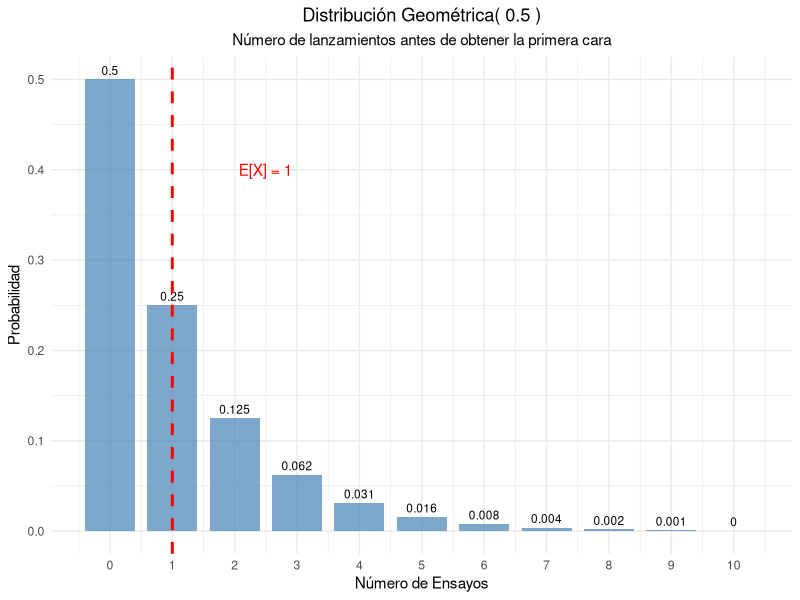
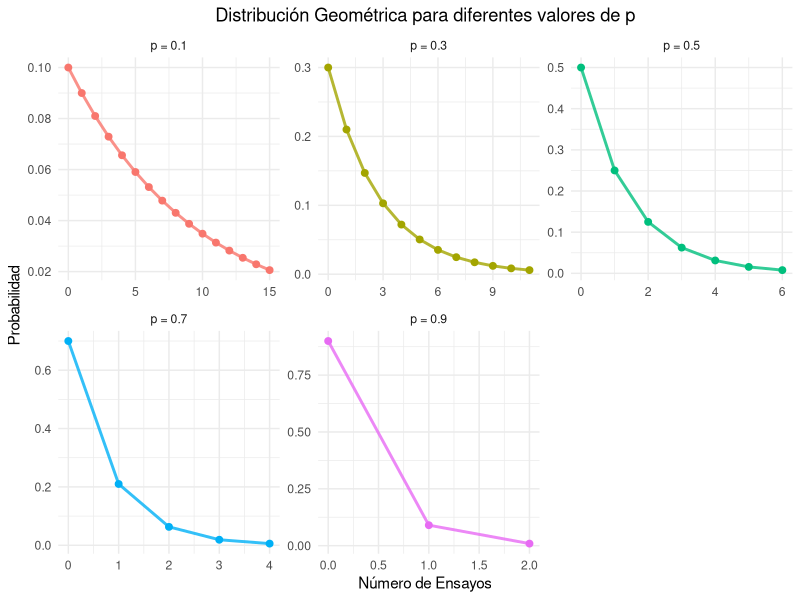
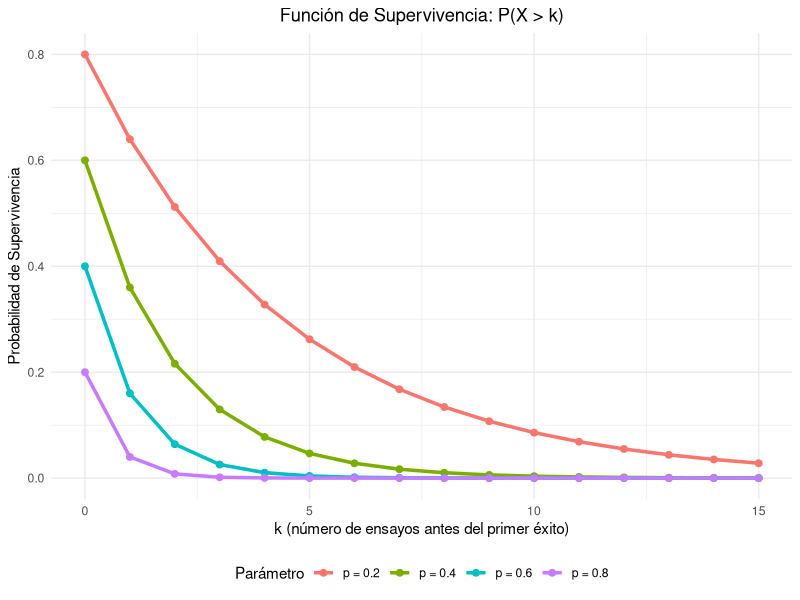
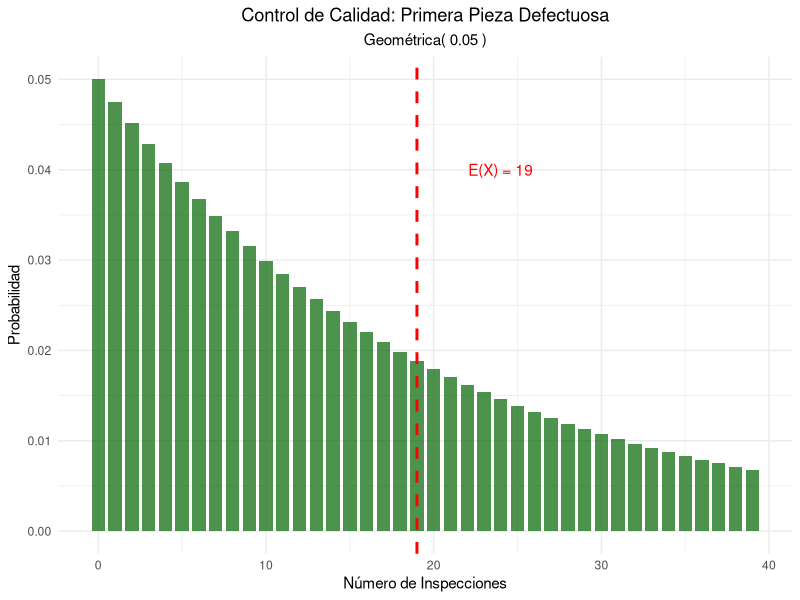
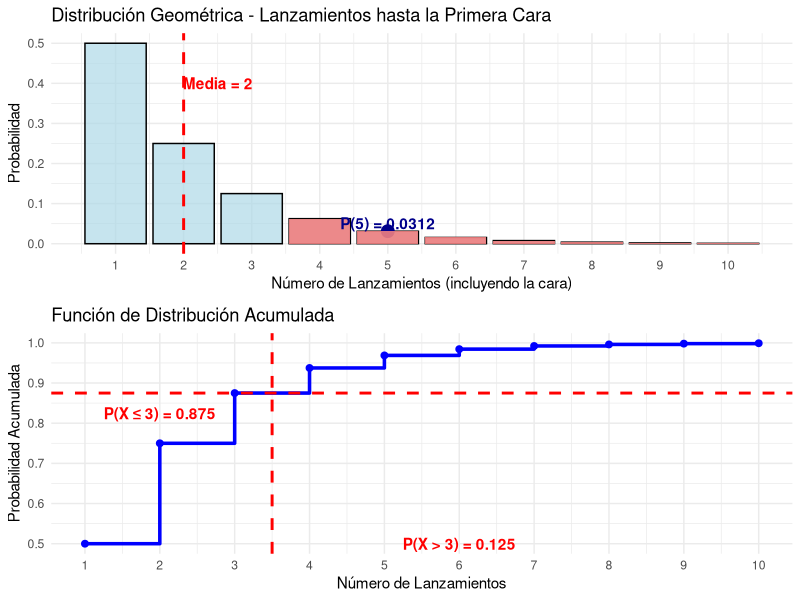
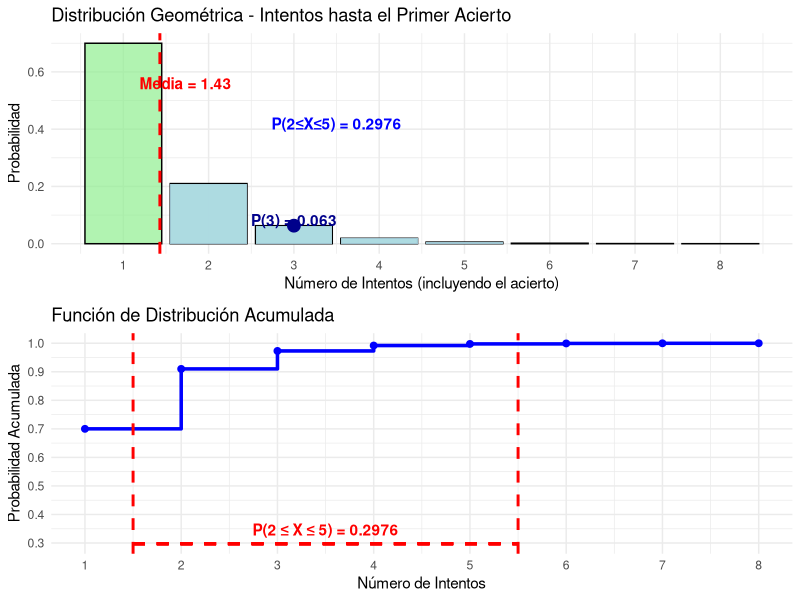
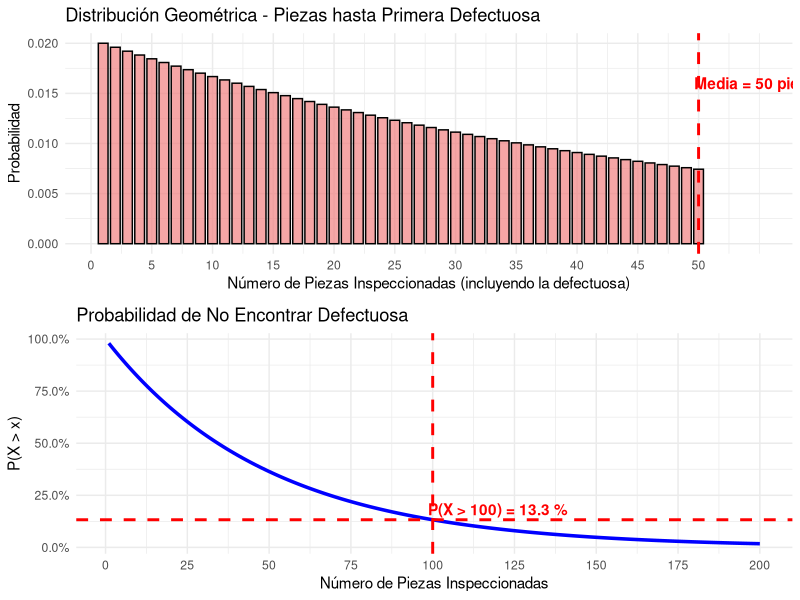

These figures' R source, in order:
## ---- chunk 1
#| label: setup
#| include: false

library(tidyverse)
library(kableExtra)
library(gridExtra)
## ---- chunk 2
#| label: moneda-geometrica
# Parámetro
p_cara <- 0.5

# Calcular probabilidades para los primeros 11 ensayos
k_moneda <- 0:10
# Prefijo d (density) sufijo es el de la va
prob_geometrica <- dgeom(k_moneda , p_cara)  

# Crear tabla
geometrica_moneda <- data.frame(
  Ensayo = k_moneda,
  Probabilidad = prob_geometrica,
  Prob_Acumulada = pgeom(k_moneda, p_cara)
)

kable(geometrica_moneda, 
      caption = "Distribución Geométrica - Primera cara (p = 0.5)",
      digits = 4,
      col.names = c("Ensayo", "P(X = x)", "P(X ≤ x)")) %>%
  kable_styling(bootstrap_options = "striped")

# Parámetros estadísticos
media_moneda <- (1-p_cara) / p_cara
varianza_moneda <- (1 - p_cara) / (p_cara^2)
desv_std_moneda <- sqrt(varianza_moneda)


cat("Media (ensayos esperados):", media_moneda, "\n")
cat("Varianza:", varianza_moneda, "\n")
cat("Desviación estándar:", round(desv_std_moneda, 4), "\n")

## ---- chunk 3
#| label: grafico-geometrica-basico
#| fig-cap: "Distribución Geométrica - Primera cara en lanzamiento de moneda"
ggplot(geometrica_moneda, aes(x = Ensayo, y = Probabilidad)) +
  geom_col(fill = "steelblue", alpha = 0.7, width = 0.8) +
  geom_text(aes(label = round(Probabilidad, 3)), vjust = -0.5, size = 3) +
  geom_vline(xintercept = media_moneda, color = "red", linetype = "dashed", linewidth = 1) +
  annotate("text", x = media_moneda + 1.5, y = max(prob_geometrica) * 0.8, 
           label = paste("E[X] =", media_moneda), color = "red") +
  scale_x_continuous(breaks = k_moneda) +
  labs(title = paste("Distribución Geométrica(", p_cara, ")"),
       subtitle = "Número de lanzamientos antes de obtener la primera cara",
       x = "Número de Ensayos",
       y = "Probabilidad") +
  theme_minimal() +
  theme(plot.title = element_text(hjust = 0.5),
        plot.subtitle = element_text(hjust = 0.5))
## ---- chunk 4
#| label: diferentes-p
# Diferentes probabilidades de éxito
p_values <- c(0.1, 0.3, 0.5, 0.7, 0.9)
k_max <- 15

# Crear data frame para comparación
geometrica_comp <- data.frame()
for(p in p_values) {
  k_vals <- 0:k_max
  probs <- dgeom(k_vals, p)  
  
  temp_data <- data.frame(
    p_label = paste("p =", p),
    k = k_vals,
    probabilidad = probs,
    media = (1-p)/p,
    varianza = (1-p)/(p^2)
  )
  geometrica_comp <- rbind(geometrica_comp, temp_data)
}

# Tabla de parámetros
parametros_comp <- data.frame(
  p = p_values,
  Media = (1-p_values)/p_values,
  Varianza = (1-p_values)/(p_values^2),
  Desv_Std = sqrt((1-p_values)/(p_values^2))
)

kable(parametros_comp, 
      caption = "Parámetros de la distribución geométrica para diferentes valores de p",
      digits = 4,
      col.names = c("p", "Media", "Varianza", "Desv. Std")) |> 
  kable_styling(bootstrap_options = "striped")
## ---- chunk 5
#| label: grafico-diferentes-p
#| fig-cap: "Distribución Geométrica para diferentes valores de p"
# Filtrar para mejor visualización
geometrica_filtered <- geometrica_comp[geometrica_comp$probabilidad > 0.005, ]

ggplot(geometrica_filtered, aes(x = k, y = probabilidad, color = p_label)) +
  geom_line(linewidth = 1, alpha = 0.8) +
  geom_point(size = 2) +
  facet_wrap(~p_label, scales = "free") +
  labs(title = "Distribución Geométrica para diferentes valores de p",
       x = "Número de Ensayos",
       y = "Probabilidad",
       color = "Parámetro") +
  theme_minimal() +
  theme(plot.title = element_text(hjust = 0.5),
        legend.position = "none")
## ---- chunk 6
#| label: falta-memoria
# Demostración de la propiedad de falta de memoria
p_mem <- 0.3
s <- 5
t <- 3

# P(X >= s + t)
prob_s_t <- 1 - pgeom(s + t-1, p_mem)  

# P(X >= s) 
prob_s <- 1- pgeom(s-1, p_mem)

# P(X >= t) 
prob_t <- 1- pgeom(t-1, p_mem)

# P(X >= s + t | X >= s) = P(X >= s + t) / P(X >= s)
prob_condicional <- prob_s_t / prob_s

cat("Demostración de la Propiedad de Falta de Memoria:\n")
cat("Parámetros: p =", p_mem, ", s =", s, ", t =", t, "\n\n")
cat("P(X  ≥", s+t, ") =", round(prob_s_t, 6), "\n")
cat("P(X  ≥", s, ") =", round(prob_s, 6), "\n")
cat("P(X  ≥", t, ") =", round(prob_t, 6), "\n\n")
cat("P(X  ≥", s+t, "| X  ≥", s, ") =", round(prob_condicional, 6), "\n")
cat("P(X  ≥", t, ") =", round(prob_t, 6), "\n\n")
cat("¿Son iguales?", abs(prob_condicional - prob_t) < 1e-10, "\n")
## ---- chunk 7
#| label: funcion-supervivencia
#| fig-cap: "Función de Supervivencia de la distribución geométrica"
# Diferentes valores de p
p_surv <- c(0.2, 0.4, 0.6, 0.8)
k_surv <- 0:15

# Crear data frame
supervivencia_data <- data.frame()
for(p in p_surv) {
  surv_vals <- (1 - p)^(k_surv+1)
  temp_data <- data.frame(
    p_label = paste("p =", p),
    k = k_surv,
    supervivencia = surv_vals
  )
  supervivencia_data <- rbind(supervivencia_data, temp_data)
}

ggplot(supervivencia_data, aes(x = k, y = supervivencia, color = p_label)) +
  geom_line(linewidth = 1.2) +
  geom_point(size = 2) +
  labs(title = "Función de Supervivencia: P(X > k)",
       x = "k (número de ensayos antes del primer éxito)",
       y = "Probabilidad de Supervivencia",
       color = "Parámetro") +
  theme_minimal() +
  theme(plot.title = element_text(hjust = 0.5),
        legend.position = "bottom")
## ---- chunk 8
#| label: control-calidad-geometrica
# Parámetros
p_defecto_geom <- 0.05

# Parámetros estadísticos
media_defecto <- (1-p_defecto_geom) / p_defecto_geom
varianza_defecto <- (1 - p_defecto_geom) / (p_defecto_geom^2)
desv_std_defecto <- sqrt(varianza_defecto)

cat("Control de Calidad - Primera pieza defectuosa:\n")
cat("Probabilidad de defecto por pieza:", p_defecto_geom, "\n")
cat("Número esperado de inspecciones:", media_defecto, "\n")
cat("Desviación estándar:", round(desv_std_defecto, 2), "\n\n")

# Probabilidades específicas
k_calidad <- 0:50
prob_calidad <- dgeom(k_calidad, p_defecto_geom)

# Preguntas de interés
prob_primera_10 <- sum(prob_calidad[1:10])
prob_mas_20 <- 1 - sum(prob_calidad[1:20])
prob_entre_10_30 <- sum(prob_calidad[10:30])

cat("Probabilidades de interés:\n")
cat("P(primera defectuosa en ≤ 10 inspecciones):", round(prob_primera_10, 4), "\n")
cat("P(primera defectuosa en > 20 inspecciones):", round(prob_mas_20, 4), "\n")
cat("P(primera defectuosa entre 10 y 30 inspecciones):", round(prob_entre_10_30, 4), "\n")



# Visualización
calidad_data <- data.frame(
  k = k_calidad[1:40],
  probabilidad = prob_calidad[1:40]
)

ggplot(calidad_data, aes(x = k, y = probabilidad)) +
  geom_col(fill = "darkgreen", alpha = 0.7, width = 0.8) +
  geom_vline(xintercept = media_defecto, color = "red", linetype = "dashed", size = 1) +
  annotate("text", x = media_defecto + 5, y = max(prob_calidad) * 0.8, 
           label = paste("E(X) =", media_defecto), color = "red") +
  labs(title = "Control de Calidad: Primera Pieza Defectuosa",
       subtitle = paste("Geométrica(", p_defecto_geom, ")"),
       x = "Número de Inspecciones",
       y = "Probabilidad") +
  theme_minimal() +
  theme(plot.title = element_text(hjust = 0.5),
        plot.subtitle = element_text(hjust = 0.5))
## ---- chunk 9
#| label: simulacion-geometrica
set.seed(123)
p_sim <- 0.25
n_sim <- 10000

# Generar datos geométricos 
datos_geom <- rgeom(n_sim, p_sim) 

# Estadísticas observadas
media_obs <- mean(datos_geom)
var_obs <- var(datos_geom)
desv_obs <- sd(datos_geom)

# Valores teóricos
media_teo <- (1-p_sim) / p_sim
var_teo <- (1 - p_sim) / (p_sim^2)
desv_teo <- sqrt(var_teo)

cat("Simulación Geométrica (p =", p_sim, "):\n")
cat("Simulaciones:", n_sim, "\n\n")
cat("Media teórica:", media_teo, "| Media observada:", round(media_obs, 4), "\n")
cat("Varianza teórica:", var_teo, "| Varianza observada:", round(var_obs, 4), "\n")
cat("Desv. Std teórica:", round(desv_teo, 4), "| Desv. Std observada:", round(desv_obs, 4), "\n")

# Comparar distribuciones
freq_obs <- table(datos_geom[datos_geom <= 20]) / n_sim
k_comp <- as.numeric(names(freq_obs))
prob_teo <- dgeom(k_comp, p_sim)

comparacion_sim <- data.frame(
  k = k_comp,
  Freq_Observada = as.numeric(freq_obs),
  Prob_Teorica = prob_teo,
  Diferencia = abs(as.numeric(freq_obs) - prob_teo)
)

kable(head(comparacion_sim, 12), 
      caption = "Comparación frecuencias observadas vs probabilidades teóricas",
      digits = 4,
      col.names = c("k", "Freq. Observada", "Prob. Teórica", "Diferencia")) %>%
  kable_styling(bootstrap_options = "striped")
## ---- chunk 10
p <- 0.5
k_exacto <- 5
prob_exacto_5 <- dgeom(k_exacto - 1, prob = p)
k_limite <- 3
prob_mas_3 <- 1 - pgeom(k_limite - 1, prob = p)
prob_hasta_3 <- pgeom(k_limite - 1, prob = p)

media_geometrica <- 1 / p
varianza_geometrica <- (1 - p) / (p^2)
desviacion_geometrica <- sqrt(varianza_geometrica)

k_max <- 10 
k_valores <- 1:k_max
probabilidades <- dgeom(k_valores - 1, prob = p)

df_geometrica <- data.frame(
  lanzamientos = k_valores,
  probabilidad = probabilidades
)

p1 <- ggplot(df_geometrica, aes(x = lanzamientos, y = probabilidad)) +
  geom_col(fill = "lightblue", alpha = 0.7, color = "black") +
  geom_vline(xintercept = media_geometrica, color = "red", linetype = "dashed", linewidth = 1) +
  geom_point(data = df_geometrica[df_geometrica$lanzamientos == 5, ], 
             aes(x = lanzamientos, y = probabilidad), color = "darkblue", size = 4) +
  geom_col(data = df_geometrica[df_geometrica$lanzamientos > 3, ], 
           aes(x = lanzamientos, y = probabilidad), fill = "lightcoral", alpha = 0.9) +
  labs(title = "Distribución Geométrica - Lanzamientos hasta la Primera Cara",
       x = "Número de Lanzamientos (incluyendo la cara)",
       y = "Probabilidad") +
  theme_minimal() +
  scale_x_continuous(breaks = 1:k_max) +
  annotate("text", x = 5, y = prob_exacto_5 + 0.02, 
           label = paste("P(5) =", round(prob_exacto_5, 4)), 
           color = "darkblue", fontface = "bold") +
  annotate("text", x = media_geometrica + 0.5, y = max(probabilidades) * 0.8,
           label = paste("Media =", media_geometrica), 
           color = "red", fontface = "bold")

prob_acumuladas <- pgeom(k_valores - 1, prob = p)

df_acumulada <- data.frame(
  lanzamientos = k_valores,
  probabilidad_acumulada = prob_acumuladas
)

p2 <- ggplot(df_acumulada, aes(x = lanzamientos, y = probabilidad_acumulada)) +
  geom_step(color = "blue", linewidth = 1.2) +
  geom_point(color = "blue", size = 2) +
  geom_hline(yintercept = prob_hasta_3, color = "red", 
             linetype = "dashed", linewidth = 1) +
  geom_vline(xintercept = 3.5, color = "red", linetype = "dashed", linewidth = 1) +
  labs(title = "Función de Distribución Acumulada",
       x = "Número de Lanzamientos",
       y = "Probabilidad Acumulada") +
  theme_minimal() +
  scale_x_continuous(breaks = 1:k_max) +
  scale_y_continuous(breaks = seq(0, 1, by = 0.1)) +
  annotate("text", x = 2, y = prob_hasta_3 - 0.05,
           label = paste("P(X ≤ 3) =", round(prob_hasta_3, 4)), 
           color = "red", fontface = "bold") +
  annotate("text", x = 6, y = 0.5,
           label = paste("P(X > 3) =", round(prob_mas_3, 4)), 
           color = "red", fontface = "bold")

grid.arrange(p1, p2, ncol = 1)

## ---- chunk 11
set.seed(123)
n_simulaciones <- 10000
simulaciones <- rgeom(n_simulaciones, prob = p) + 1

for(k in 1:6) {
  prob_k <- dgeom(k - 1, prob = p)
  cat("P(X =", k, ") =", round(prob_k, 6), 
      "| Secuencia:", paste(rep("S", k-1), collapse = ""), "C\n")
}
## ---- chunk 12
p <- 0.7
k_exacto <- 3
prob_exacto_3 <- dgeom(k_exacto - 1, prob = p)
media_geometrica <- 1 / p
varianza_geometrica <- (1 - p) / (p^2)
desviacion_geometrica <- sqrt(varianza_geometrica)

k_min <- 2
k_max <- 5

# P(2 ≤ X ≤ 5) = P(X ≤ 5) - P(X ≤ 1)
prob_entre_2_5 <- pgeom(k_max - 1, prob = p) - pgeom(k_min - 2, prob = p)

for(k in k_min:k_max) {
  prob_k <- dgeom(k - 1, prob = p)
  cat("  P(X =", k, ") =", round(prob_k, 6), 
      "| Secuencia:", paste(rep("F", k-1), collapse = ""), "A\n")
}

prob_suma <- sum(dgeom((k_min:k_max) - 1, prob = p))
cat("\nVerificación sumando casos individuales:", round(prob_suma, 6), "\n")

k_max <- 8
k_valores <- 1:k_max
probabilidades <- dgeom(k_valores - 1, prob = p)

df_geometrica <- data.frame(
  intentos = k_valores,
  probabilidad = probabilidades
)

p1 <- ggplot(df_geometrica, aes(x = intentos, y = probabilidad)) +
  geom_col(fill = "lightgreen", alpha = 0.7, color = "black") +
  geom_vline(xintercept = media_geometrica, color = "red", linetype = "dashed", linewidth = 1) +
  geom_col(data = df_geometrica[df_geometrica$intentos >= 2 & df_geometrica$intentos <= 5, ], 
           aes(x = intentos, y = probabilidad), fill = "lightblue", alpha = 0.9) +
  geom_point(data = df_geometrica[df_geometrica$intentos == 3, ], 
             aes(x = intentos, y = probabilidad), color = "darkblue", size = 4) +
  labs(title = "Distribución Geométrica - Intentos hasta el Primer Acierto",
       x = "Número de Intentos (incluyendo el acierto)",
       y = "Probabilidad") +
  theme_minimal() +
  scale_x_continuous(breaks = 1:k_max) +
  annotate("text", x = 3, y = prob_exacto_3 + 0.02, 
           label = paste("P(3) =", round(prob_exacto_3, 4)), 
           color = "darkblue", fontface = "bold") +
  annotate("text", x = media_geometrica + 0.3, y = max(probabilidades) * 0.8,
           label = paste("Media =", round(media_geometrica, 2)), 
           color = "red", fontface = "bold") +
  annotate("text", x = 3.5, y = max(probabilidades) * 0.6,
           label = paste("P(2≤X≤5) =", round(prob_entre_2_5, 4)), 
           color = "blue", fontface = "bold")

prob_acumuladas <- pgeom(k_valores - 1, prob = p)

df_acumulada <- data.frame(
  intentos = k_valores,
  probabilidad_acumulada = prob_acumuladas
)

p2 <- ggplot(df_acumulada, aes(x = intentos, y = probabilidad_acumulada)) +
  geom_step(color = "blue", linewidth = 1.2) +
  geom_point(color = "blue", size = 2) +
  geom_segment(aes(x = 1.5, xend = 5.5, y = prob_entre_2_5, yend = prob_entre_2_5), 
               color = "red", linetype = "dashed", linewidth = 1) +
  geom_vline(xintercept = c(1.5, 5.5), color = "red", linetype = "dashed", linewidth = 1) +
  labs(title = "Función de Distribución Acumulada",
       x = "Número de Intentos",
       y = "Probabilidad Acumulada") +
  theme_minimal() +
  scale_x_continuous(breaks = 1:k_max) +
  scale_y_continuous(breaks = seq(0, 1, by = 0.1)) +
  annotate("text", x = 3.5, y = prob_entre_2_5 + 0.05,
           label = paste("P(2 ≤ X ≤ 5) =", round(prob_entre_2_5, 4)), 
           color = "red", fontface = "bold")

grid.arrange(p1, p2, ncol = 1)

## ---- chunk 13
p <- 0.02
media_geometrica <- 1 / p
varianza_geometrica <- (1 - p) / (p^2)
desviacion_geometrica <- sqrt(varianza_geometrica)
cat("PERCENTILES DEL NÚMERO DE INSPECCIONES:\n")
percentiles <- c(0.25, 0.50, 0.75, 0.90, 0.95)
for(perc in percentiles) {
  piezas_perc <- qgeom(perc, prob = p) + 1  # +1 porque qgeom da fallos antes del éxito
  cat("  ", perc*100, "percentil: ", piezas_perc, "piezas\n")
}

k_limite <- 100
prob_mas_100 <- 1 - pgeom(k_limite - 1, prob = p)
prob_hasta_100 <- pgeom(k_limite - 1, prob = p)
cat("P(Encontrar defectuosa en las primeras", k_limite, "piezas) =", 
    format(prob_hasta_100, scientific = FALSE, digits = 6), "\n")
cat("Porcentaje: ", round(prob_hasta_100 * 100, 4), "%\n")

m <- 50  
n <- 30 
prob_condicional <- 1 - pgeom(n - 1, prob = p)
prob_m_mas_n <- 1 - pgeom(m + n - 1, prob = p)
prob_m <- 1 - pgeom(m - 1, prob = p)
prob_condicional_directa <- prob_m_mas_n / prob_m

k_max <- 200
k_valores <- 1:k_max
probabilidades <- dgeom(k_valores - 1, prob = p)

df_geometrica <- data.frame(
  piezas = k_valores,
  probabilidad = probabilidades
)

p1 <- ggplot(df_geometrica[df_geometrica$piezas <= 50, ], aes(x = piezas, y = probabilidad)) +
  geom_col(fill = "lightcoral", alpha = 0.7, color = "black", width = 0.8) +
  geom_vline(xintercept = media_geometrica, color = "red", linetype = "dashed", linewidth = 1) +
  labs(title = "Distribución Geométrica - Piezas hasta Primera Defectuosa",
       x = "Número de Piezas Inspeccionadas (incluyendo la defectuosa)",
       y = "Probabilidad") +
  theme_minimal() +
  scale_x_continuous(breaks = seq(0, 50, by = 5)) +
  annotate("text", x = media_geometrica + 5, y = max(probabilidades[1:50]) * 0.8,
           label = paste("Media =", round(media_geometrica, 1), "piezas"), 
           color = "red", fontface = "bold")

prob_acumulada_sin_defectuosa <- 1 - pgeom(k_valores - 1, prob = p)

df_sin_defectuosa <- data.frame(
  piezas = k_valores,
  probabilidad = prob_acumulada_sin_defectuosa
)

p2 <- ggplot(df_sin_defectuosa, aes(x = piezas, y = probabilidad)) +
  geom_line(color = "blue", linewidth = 1.2) +
  geom_vline(xintercept = 100, color = "red", linetype = "dashed", linewidth = 1) +
  geom_hline(yintercept = prob_mas_100, color = "red", linetype = "dashed", linewidth = 1) +
  labs(title = "Probabilidad de No Encontrar Defectuosa",
       x = "Número de Piezas Inspeccionadas",
       y = "P(X > x)") +
  theme_minimal() +
  scale_x_continuous(breaks = seq(0, 200, by = 25)) +
  scale_y_continuous(labels = scales::percent_format(accuracy = 0.1)) +
  annotate("text", x = 120, y = prob_mas_100 + 0.05,
           label = paste("P(X > 100) =", format(prob_mas_100 * 100, digits = 3), "%"), 
           color = "red", fontface = "bold")

grid.arrange(p1, p2, ncol = 1)
